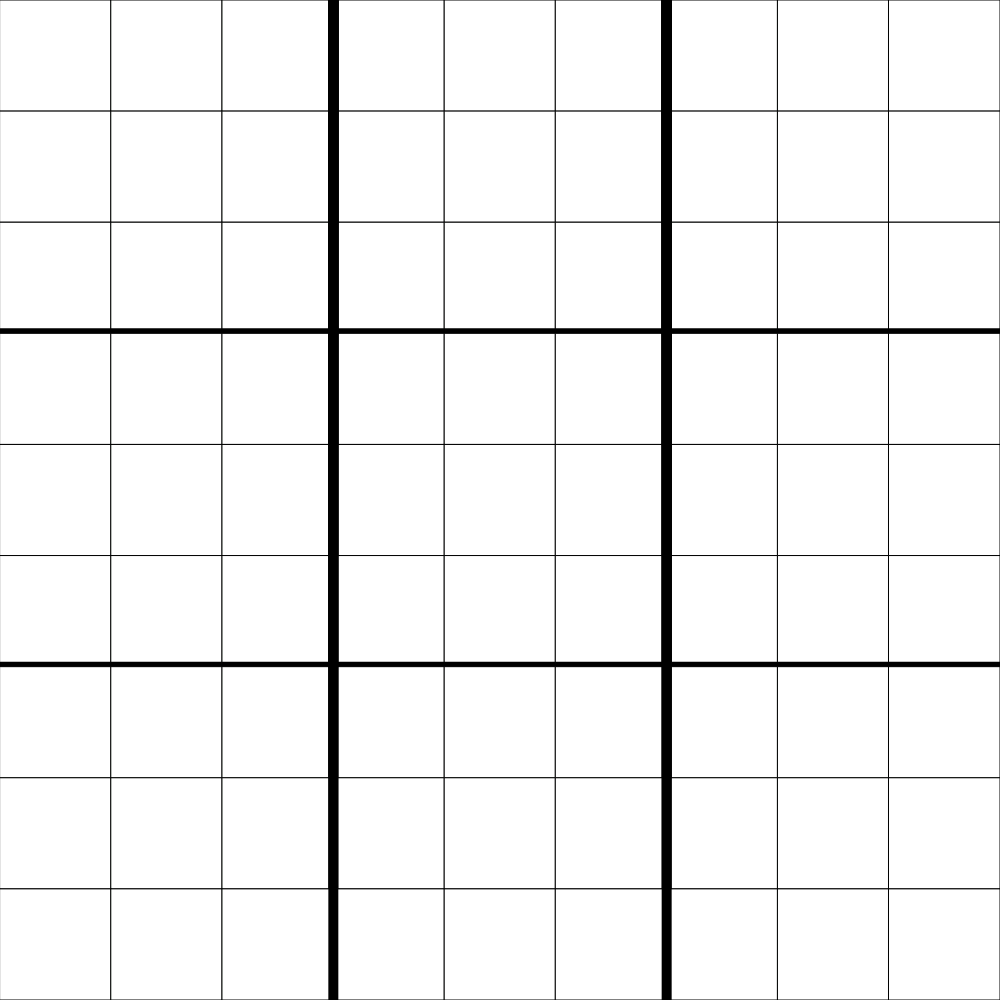
Frame 1 (no input)
Frame 60 (no input): identical to frame 1, image omitted
Frame 120 (the mouse pressed at the canvas centre since frame 60): identical to frame 1, image omitted

The p5.js sketch that drew this single still picture (run headless with seeded random() and noise() and a simulated clock; from frame 60 on, the mouse is pressed at the canvas centre):

// p5.js sketch
// ── sketch.js
// Project Title


let cellSideLength;
let ROWS = 9;
let COLS = 9;
let grid = createGrid(ROWS,COLS);
let canvasSide;
let selectedGrid;
let lastgrid = [-1,-1];
let ischosen = false;
let inputNumber;
let numberSet = [1,2,3,4,5,6,7,8,9]
let isKeyInsert = false;
let keyEntered;
let rowNumbers;
let foundRepeat;
let colNumbers;
let verRepeat = false;
let horRepeat = false;
let squareNumber;
let sqrRepeat = false;


function setup() {
  if (windowWidth > windowHeight){
    createCanvas(windowHeight, windowHeight);
    cellSideLength = windowHeight/9;
    canvasSide = windowHeight;
  }
  if (windowHeight > windowWidth){
    createCanvas(windowWidth, windowWidth);
    cellSideLength = windowWidth/9;
    canvasSide = windowWidth;
    textAlign(CENTER);
  }

  selectedGrid = [0,0]

}

function draw() {
  background('green');
  drawGrid();
  displayNumber();
 // checkVerRepeat()
}

function checkHorRepeat(){
  keyEntered = key;
  let y = selectedGrid[1]
  rowNumbers = new Set(grid[y])

  if (rowNumbers.has(keyEntered.toString())){
    horRepeat = true
  }
  else{
    horRepeat = false;
  }
}

function checkVerRepeat(){
  let x = selectedGrid[0]
  colNumbers = new Set()
  for(let y=0;y<9;y++){
    colNumbers.add(grid[y][x])
  }
  if (colNumbers.has(keyEntered.toString())){
    verRepeat = true
  }
  else{
    verRepeat = false;
  }
}

function checkRepeat(){
  if (verRepeat || horRepeat || sqrRepeat){
    foundRepeat = true
  }
  else{
    foundRepeat = false;
  }
}

function checkSquareRepeat(){
  let x = Math.floor(selectedGrid[0]/ 3)
  let y = Math.floor(selectedGrid[1]/ 3)


  let squareNumber = new Set()
  for (let i=0;i<3;i++){
    for (let j=0;j<3;j++){
      squareNumber.add(grid[3*y+i][3*x+j])
    }
  }

  if (squareNumber.has(keyEntered.toString())){
    sqrRepeat = true
  }
  else{
    sqrRepeat = false;
  }

}

// for somereason 0 is printable instead of 9. cancelled out the function for now
function keyTyped(){
  if (ischosen){

      checkHorRepeat()
      checkVerRepeat()
      checkSquareRepeat()
      checkRepeat()

//    if (key in numberSet){
    grid[selectedGrid[1]][selectedGrid[0]] = key 
//    }
    keyEntered = key;

  }
}

function displayNumber(){
  for (let y=0;y<ROWS;y++){
    for (let x=0;x<COLS;x++){
      fill("black")
      textSize(cellSideLength*.9)
      text(grid[y][x],x*cellSideLength + cellSideLength*.2,y*cellSideLength +cellSideLength*.05,(x+1)*cellSideLength,(y+1)*cellSideLength)
    }
  }
}


function createGrid(ROWS,COLS){
  empty = []
  for (let y=0;y<ROWS;y++){
    empty.push([])
    for (let x=0;x<COLS;x++){
      empty[y].push()
    }
  }
  return empty
}

function drawGrid(){

  for (let y=0;y<ROWS;y++){
    if (y%3 === 0 && y != 0){
      strokeWeight(10);
      line(0,y*cellSideLength,canvasSide,y*cellSideLength);
    }
    for (let x=0;x<COLS;x++){

      let a = selectedGrid[0];
      let b = selectedGrid[1];

      if (ischosen){
        fill("grey")     
        strokeWeight(0)
        square(a*cellSideLength,b*cellSideLength,cellSideLength)
      }
      
      if (foundRepeat){
        fill("red")
        strokeWeight(0)
        square(a*cellSideLength,b*cellSideLength,cellSideLength)
      }

      fill("white")
      strokeWeight(1)
      square(x*cellSideLength,y*cellSideLength,cellSideLength)

      if (x%3 === 0 && x!=0){
        strokeWeight(10);
        line(x*cellSideLength,0, x*cellSideLength, canvasSide);
      }
    }
  }
}

function mouseClicked(){

  let x = Math.floor(mouseX/cellSideLength)
  let y = Math.floor(mouseY/cellSideLength)
  
  selectedGrid[0] = x;
  selectedGrid[1] = y;

  if (x === lastgrid[0] && y === lastgrid[1]){
    selectedGrid[2] = 0;
    ischosen = !ischosen
  }
  else{
    ischosen = true
    foundRepeat = false;
  }

  lastgrid[0] = x
  lastgrid[1] = y
}
